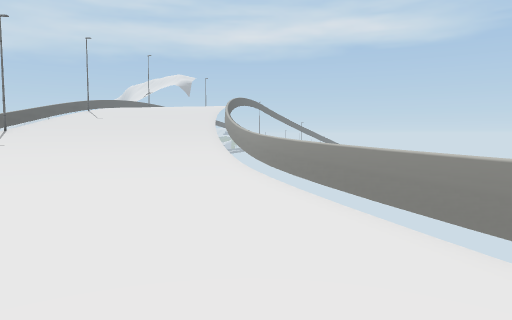
[1] (above)

12 first-person views from a walk through a Unity game level. The camera is 1.4 m above the floor, tilts 4° down and sees 70° across. The floor is counted in squares, 2 m on a side. Each view is taken from the middle of a square. On the plan, view 1 faces up. The plan holds only what a view shows up to about 11 squares ahead; the rest is blank. The place goes on beyond the plan. Some surface patterns are stand-ins.

[2]
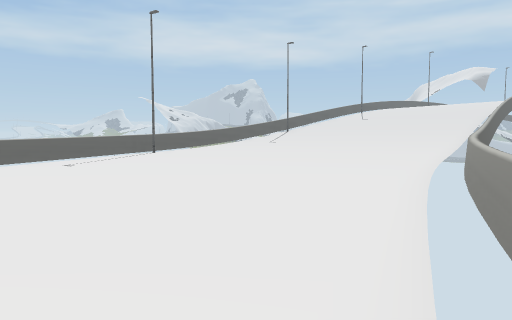

[3]
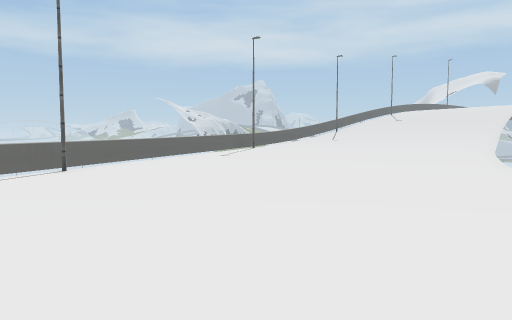

[4]
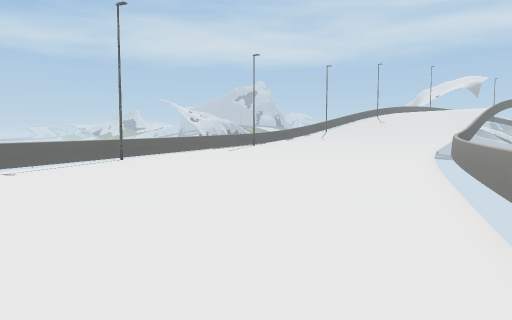

[5]
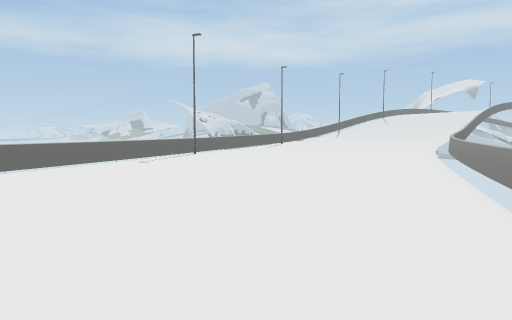

[6]
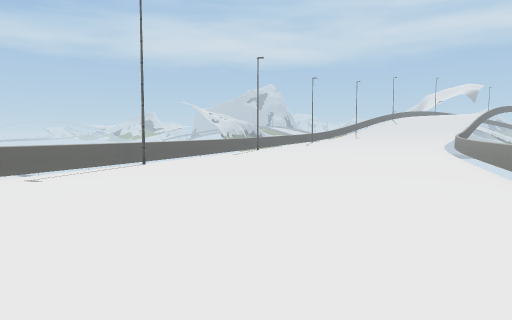

[7]
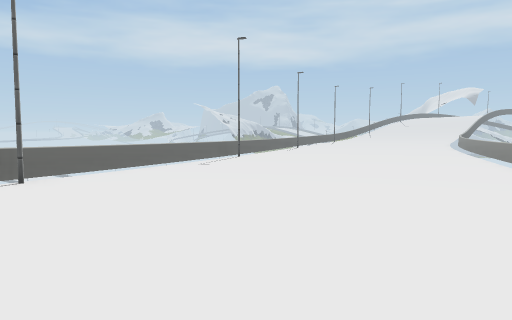

[8]
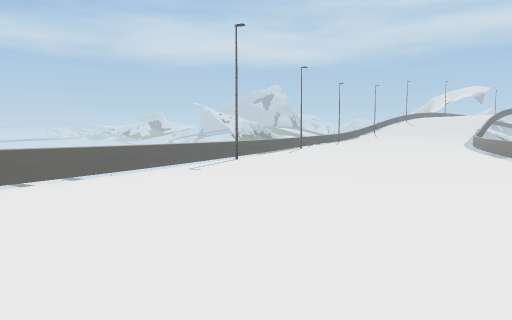

[9]
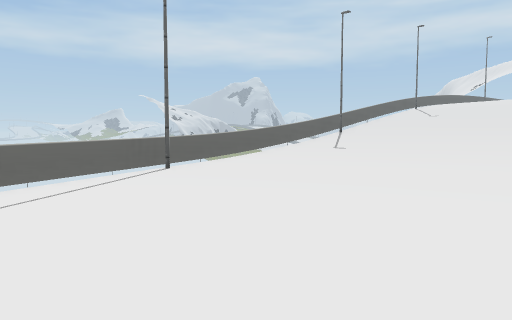

[10]
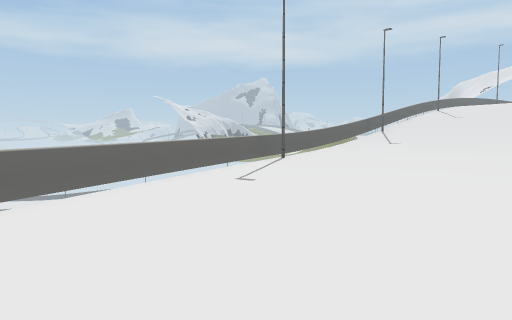

[11]
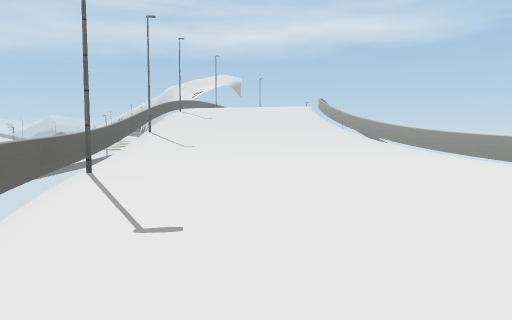

[12]
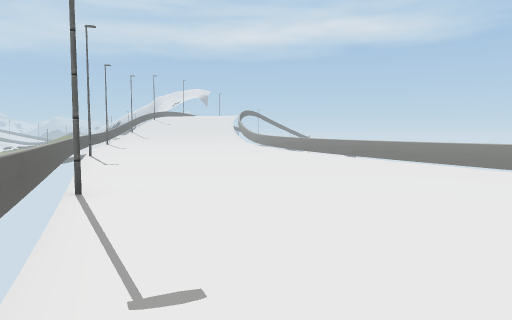

### Floor plan
Key: @ floor where view 1 was taken; # wall or solid block; . main floor; : floor 0.25 m higher than the main floor; + floor 0.5 m higher than the main floor; * floor 0.75 m higher than the main floor; % floor 1 m higher than the main floor; / step, stairs or slope; = window, fence, low wall or low ledge.
Columns run from 9 left of view 1 to 7 right of it. Each row starts with its distance up from view 1.
 10 =%%%*****=
  9 =////////=
  8 =+/++++++=
  7 #=++++++:=#
  6 #=+::::::=#
  5  #::::::::=
  4  =::::::::=#
  3  #=:::::..=#
  2  #=::......=
  1   =........=#
  0   #=.....@..=
 -1   #=........=
 -2    ##.......##
 -3    #=........=#
 -4    #=........=#
 -5     #=........=
 -6     #=........=
 -7      =.........
 -8      #=........
 -9       ##........
-10        =........
-11        =........
-12        #=.......
-13        #=.......
-14         =........
-15         #=.......
-16          ##......
-17              ....

Where each view was taken, in squares from view 1:
view 1: 0 up, 0 right, facing up
view 2: 0 up, 2 right, facing up-left
view 3: 4 down, 2 right, facing up-left
view 4: 6 down, 4 right, facing up-left
view 5: 9 down, 5 right, facing up-left
view 6: 13 down, 6 right, facing up-left
view 7: 17 down, 7 right, facing up-left
view 8: 16 down, 6 right, facing up-left
view 9: 2 up, 2 left, facing up-left
view 10: 1 down, 2 left, facing up-left
view 11: 0 up, 5 left, facing up
view 12: 13 down, 0 right, facing up
